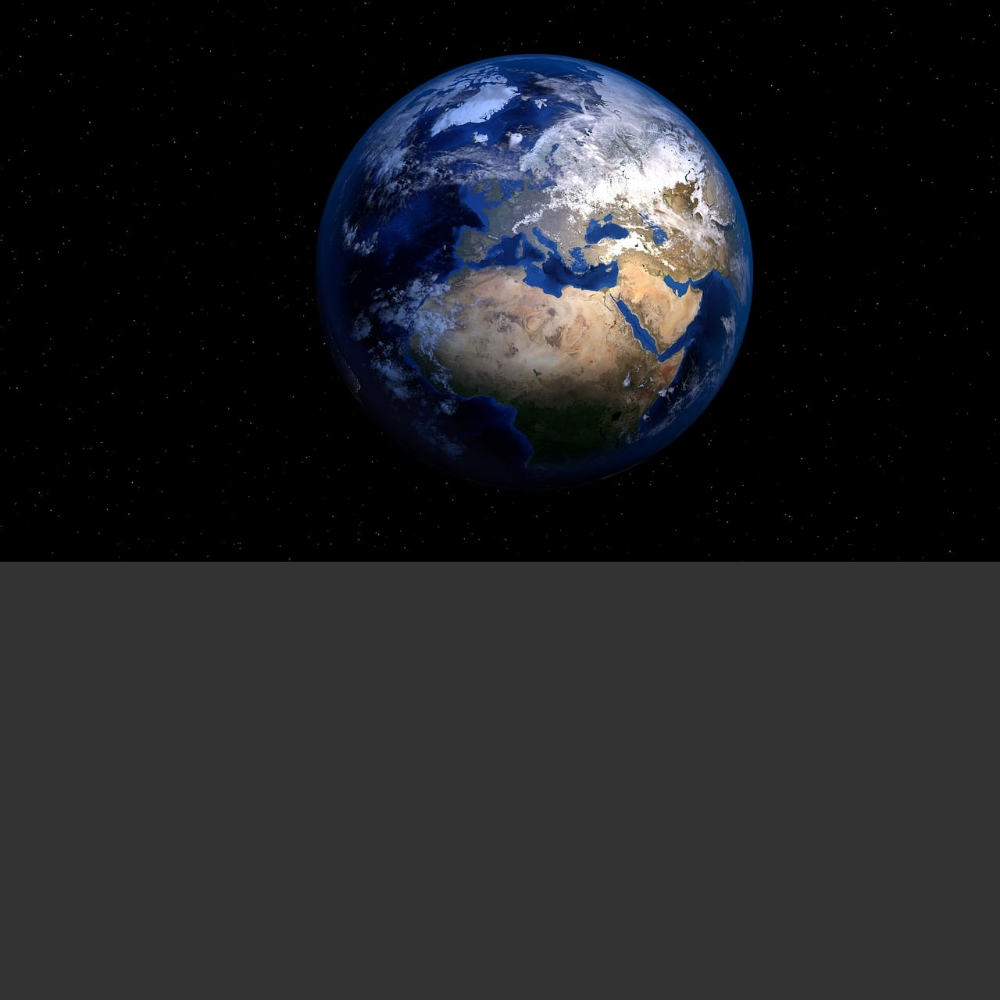

This figure's Python source:
import math
import cairo

WIDTH, HEIGHT = 1000, 1000
surface = cairo.ImageSurface(cairo.FORMAT_ARGB32, WIDTH, HEIGHT)
context = cairo.Context(surface)

def draw_sphere(context, center_x, center_y, radius, texture_path):
    context.arc(center_x, center_y, radius, 0, 2 * math.pi)

    texture_surface = cairo.ImageSurface.create_from_png(texture_path)
    texture_pattern = cairo.SurfacePattern(texture_surface)

    img_width = texture_surface.get_width()
    img_height = texture_surface.get_height()

    texture_aspect_ratio = img_width / img_height
    sphere_aspect_ratio = 1

    if texture_aspect_ratio > sphere_aspect_ratio:
        scale_factor = radius * 2 / img_width
    else:
        scale_factor = radius * 2 / img_height

    context.save()
    context.translate(center_x - radius, center_y - radius)
    context.scale(scale_factor, scale_factor)
    context.set_source(texture_pattern)
    context.paint()
    context.restore()

context.set_source_rgb(0.2,0.2,0.2)
context.paint()
draw_sphere(context, WIDTH // 2, HEIGHT // 2, 500, 'earth-1617121_1280.png')

surface.write_to_png('drawing_sphere.png')

print('done')